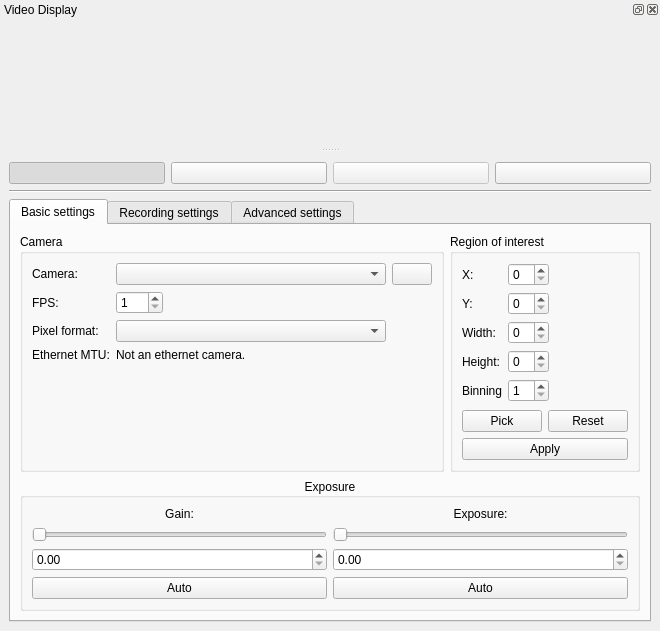
<?xml version="1.0" encoding="UTF-8"?>
<ui version="4.0">
 <class>MainWindowUI</class>
 <widget class="QMainWindow" name="MainWindowUI">
  <property name="geometry">
   <rect>
    <x>0</x>
    <y>0</y>
    <width>587</width>
    <height>607</height>
   </rect>
  </property>
  <property name="windowTitle">
   <string>MainWindow</string>
  </property>
  <widget class="QWidget" name="centralwidget">
   <layout class="QVBoxLayout" name="verticalLayout">
    <item>
     <layout class="QHBoxLayout" name="horizontalLayout">
      <item>
       <widget class="QPushButton" name="showVideoButton">
        <property name="toolTip">
         <string>Show or hide video</string>
        </property>
        <property name="text">
         <string/>
        </property>
        <property name="icon">
         <iconset theme="video-display">
          <normaloff/>
         </iconset>
        </property>
        <property name="checkable">
         <bool>true</bool>
        </property>
        <property name="checked">
         <bool>true</bool>
        </property>
       </widget>
      </item>
      <item>
       <widget class="QPushButton" name="unzoomButton">
        <property name="toolTip">
         <string>Fix video size to original</string>
        </property>
        <property name="text">
         <string/>
        </property>
        <property name="icon">
         <iconset theme="zoom-original">
          <normaloff/>
         </iconset>
        </property>
        <property name="checkable">
         <bool>true</bool>
        </property>
       </widget>
      </item>
      <item>
       <widget class="QPushButton" name="recordButton">
        <property name="enabled">
         <bool>false</bool>
        </property>
        <property name="toolTip">
         <string>Start or stop recording of video</string>
        </property>
        <property name="text">
         <string/>
        </property>
        <property name="icon">
         <iconset theme="media-record">
          <normaloff/>
         </iconset>
        </property>
        <property name="checkable">
         <bool>true</bool>
        </property>
       </widget>
      </item>
      <item>
       <widget class="QPushButton" name="playButton">
        <property name="toolTip">
         <string>Start or stop video display</string>
        </property>
        <property name="text">
         <string/>
        </property>
        <property name="icon">
         <iconset theme="media-playback-start">
          <normaloff/>
         </iconset>
        </property>
        <property name="checkable">
         <bool>true</bool>
        </property>
       </widget>
      </item>
     </layout>
    </item>
    <item>
     <widget class="Line" name="line">
      <property name="orientation">
       <enum>Qt::Horizontal</enum>
      </property>
     </widget>
    </item>
    <item>
     <widget class="QTabWidget" name="tabWidget">
      <property name="currentIndex">
       <number>0</number>
      </property>
      <widget class="QWidget" name="basicTab">
       <attribute name="title">
        <string>Basic settings</string>
       </attribute>
       <layout class="QVBoxLayout" name="verticalLayout_2">
        <item>
         <layout class="QHBoxLayout" name="horizontalLayout_2">
          <item>
           <widget class="QGroupBox" name="cameraBox">
            <property name="title">
             <string>Camera</string>
            </property>
            <layout class="QFormLayout" name="formLayout">
             <property name="fieldGrowthPolicy">
              <enum>QFormLayout::ExpandingFieldsGrow</enum>
             </property>
             <item row="0" column="0">
              <widget class="QLabel" name="label">
               <property name="text">
                <string>Camera:</string>
               </property>
              </widget>
             </item>
             <item row="2" column="0">
              <widget class="QLabel" name="label_9">
               <property name="text">
                <string>FPS:</string>
               </property>
              </widget>
             </item>
             <item row="2" column="1">
              <widget class="QSpinBox" name="fpsSpinbox">
               <property name="minimum">
                <number>1</number>
               </property>
               <property name="maximum">
                <number>999</number>
               </property>
              </widget>
             </item>
             <item row="3" column="0">
              <widget class="QLabel" name="label_2">
               <property name="text">
                <string>Pixel format:</string>
               </property>
              </widget>
             </item>
             <item row="3" column="1">
              <widget class="QComboBox" name="pixelFormatSelector">
               <property name="minimumContentsLength">
                <number>30</number>
               </property>
              </widget>
             </item>
             <item row="4" column="1">
              <widget class="QLabel" name="cameraMTUDescription">
               <property name="text">
                <string>Not an ethernet camera.</string>
               </property>
              </widget>
             </item>
             <item row="4" column="0">
              <widget class="QLabel" name="label_3">
               <property name="text">
                <string>Ethernet MTU:</string>
               </property>
              </widget>
             </item>
             <item row="0" column="1">
              <layout class="QHBoxLayout" name="horizontalLayout_4">
               <item>
                <widget class="QComboBox" name="cameraSelector">
                 <property name="minimumContentsLength">
                  <number>30</number>
                 </property>
                </widget>
               </item>
               <item>
                <widget class="QPushButton" name="refreshCamerasButton">
                 <property name="text">
                  <string/>
                 </property>
                 <property name="icon">
                  <iconset theme="view-refresh">
                   <normaloff/>
                  </iconset>
                 </property>
                </widget>
               </item>
              </layout>
             </item>
            </layout>
           </widget>
          </item>
          <item>
           <widget class="QGroupBox" name="roiBox">
            <property name="title">
             <string>Region of interest</string>
            </property>
            <layout class="QVBoxLayout" name="verticalLayout_3">
             <item>
              <layout class="QFormLayout" name="formLayout_2">
               <property name="fieldGrowthPolicy">
                <enum>QFormLayout::ExpandingFieldsGrow</enum>
               </property>
               <item row="0" column="0">
                <widget class="QLabel" name="label_5">
                 <property name="text">
                  <string>X:</string>
                 </property>
                </widget>
               </item>
               <item row="0" column="1">
                <widget class="QSpinBox" name="xSpinbox"/>
               </item>
               <item row="1" column="0">
                <widget class="QLabel" name="label_6">
                 <property name="text">
                  <string>Y:</string>
                 </property>
                </widget>
               </item>
               <item row="1" column="1">
                <widget class="QSpinBox" name="ySpinbox"/>
               </item>
               <item row="2" column="0">
                <widget class="QLabel" name="label_7">
                 <property name="text">
                  <string>Width:</string>
                 </property>
                </widget>
               </item>
               <item row="2" column="1">
                <widget class="QSpinBox" name="wSpinbox"/>
               </item>
               <item row="3" column="0">
                <widget class="QLabel" name="label_8">
                 <property name="text">
                  <string>Height:</string>
                 </property>
                </widget>
               </item>
               <item row="3" column="1">
                <widget class="QSpinBox" name="hSpinbox"/>
               </item>
               <item row="4" column="0">
                <widget class="QLabel" name="label_4">
                 <property name="text">
                  <string>Binning</string>
                 </property>
                </widget>
               </item>
               <item row="4" column="1">
                <widget class="QSpinBox" name="binSpinBox">
                 <property name="minimum">
                  <number>1</number>
                 </property>
                </widget>
               </item>
              </layout>
             </item>
             <item>
              <layout class="QHBoxLayout" name="horizontalLayout_6">
               <item>
                <widget class="QPushButton" name="pickROIButton">
                 <property name="text">
                  <string>Pick</string>
                 </property>
                 <property name="checkable">
                  <bool>true</bool>
                 </property>
                </widget>
               </item>
               <item>
                <widget class="QPushButton" name="resetROIButton">
                 <property name="text">
                  <string>Reset</string>
                 </property>
                </widget>
               </item>
              </layout>
             </item>
             <item>
              <widget class="QPushButton" name="applyROIButton">
               <property name="text">
                <string>Apply</string>
               </property>
              </widget>
             </item>
            </layout>
           </widget>
          </item>
         </layout>
        </item>
        <item>
         <widget class="QGroupBox" name="Exposure">
          <property name="sizePolicy">
           <sizepolicy hsizetype="Preferred" vsizetype="Fixed">
            <horstretch>0</horstretch>
            <verstretch>0</verstretch>
           </sizepolicy>
          </property>
          <property name="title">
           <string>Exposure</string>
          </property>
          <property name="alignment">
           <set>Qt::AlignCenter</set>
          </property>
          <layout class="QHBoxLayout" name="horizontalLayout_3">
           <item>
            <layout class="QVBoxLayout" name="verticalLayout_4">
             <item>
              <widget class="QLabel" name="label_10">
               <property name="text">
                <string>Gain:</string>
               </property>
               <property name="alignment">
                <set>Qt::AlignCenter</set>
               </property>
              </widget>
             </item>
             <item>
              <widget class="QSlider" name="gainSlider">
               <property name="orientation">
                <enum>Qt::Horizontal</enum>
               </property>
              </widget>
             </item>
             <item>
              <widget class="QDoubleSpinBox" name="gainSpinbox"/>
             </item>
             <item>
              <widget class="QPushButton" name="gainAutoButton">
               <property name="text">
                <string>Auto</string>
               </property>
               <property name="checkable">
                <bool>true</bool>
               </property>
              </widget>
             </item>
            </layout>
           </item>
           <item>
            <layout class="QVBoxLayout" name="verticalLayout_5">
             <item>
              <widget class="QLabel" name="label_11">
               <property name="text">
                <string>Exposure:</string>
               </property>
               <property name="alignment">
                <set>Qt::AlignCenter</set>
               </property>
              </widget>
             </item>
             <item>
              <widget class="QSlider" name="exposureSlider">
               <property name="orientation">
                <enum>Qt::Horizontal</enum>
               </property>
              </widget>
             </item>
             <item>
              <widget class="QDoubleSpinBox" name="exposureSpinbox"/>
             </item>
             <item>
              <widget class="QPushButton" name="exposureAutoButton">
               <property name="text">
                <string>Auto</string>
               </property>
               <property name="checkable">
                <bool>true</bool>
               </property>
              </widget>
             </item>
            </layout>
           </item>
          </layout>
         </widget>
        </item>
       </layout>
      </widget>
      <widget class="QWidget" name="recordingTab">
       <attribute name="title">
        <string>Recording settings</string>
       </attribute>
       <layout class="QFormLayout" name="formLayout_4">
        <item row="0" column="0">
         <widget class="QLabel" name="label_12">
          <property name="text">
           <string>Destination:</string>
          </property>
         </widget>
        </item>
        <item row="0" column="1">
         <layout class="QHBoxLayout" name="horizontalLayout_5">
          <item>
           <widget class="QLineEdit" name="filenameEdit"/>
          </item>
          <item>
           <widget class="QPushButton" name="chooseFilenameButton">
            <property name="text">
             <string/>
            </property>
            <property name="icon">
             <iconset theme="document-open">
              <normaloff/>
             </iconset>
            </property>
           </widget>
          </item>
         </layout>
        </item>
        <item row="1" column="1">
         <widget class="QCheckBox" name="recordApendCheck">
          <property name="text">
           <string>Append to existing file instead of truncating</string>
          </property>
         </widget>
        </item>
        <item row="2" column="1">
         <widget class="QPushButton" name="dumpSettingsButton">
          <property name="text">
           <string>Dump camera settings</string>
          </property>
         </widget>
        </item>
       </layout>
      </widget>
      <widget class="QWidget" name="advancedTab">
       <attribute name="title">
        <string>Advanced settings</string>
       </attribute>
      </widget>
     </widget>
    </item>
    <item>
     <spacer name="verticalSpacer_2">
      <property name="orientation">
       <enum>Qt::Vertical</enum>
      </property>
      <property name="sizeHint" stdset="0">
       <size>
        <width>20</width>
        <height>40</height>
       </size>
      </property>
     </spacer>
    </item>
   </layout>
  </widget>
  <widget class="QDockWidget" name="videodock">
   <property name="windowTitle">
    <string>Video Display</string>
   </property>
   <attribute name="dockWidgetArea">
    <number>4</number>
   </attribute>
   <widget class="GLVideoWidget" name="video">
    <property name="sizePolicy">
     <sizepolicy hsizetype="MinimumExpanding" vsizetype="MinimumExpanding">
      <horstretch>0</horstretch>
      <verstretch>0</verstretch>
     </sizepolicy>
    </property>
    <property name="minimumSize">
     <size>
      <width>128</width>
      <height>128</height>
     </size>
    </property>
   </widget>
  </widget>
 </widget>
 <customwidgets>
  <customwidget>
   <class>GLVideoWidget</class>
   <extends>QWidget</extends>
   <header>glvideowidget.h</header>
   <container>1</container>
  </customwidget>
 </customwidgets>
 <resources/>
 <connections>
  <connection>
   <sender>videodock</sender>
   <signal>visibilityChanged(bool)</signal>
   <receiver>showVideoButton</receiver>
   <slot>setChecked(bool)</slot>
   <hints>
    <hint type="sourcelabel">
     <x>24</x>
     <y>19</y>
    </hint>
    <hint type="destinationlabel">
     <x>24</x>
     <y>174</y>
    </hint>
   </hints>
  </connection>
  <connection>
   <sender>showVideoButton</sender>
   <signal>toggled(bool)</signal>
   <receiver>videodock</receiver>
   <slot>setVisible(bool)</slot>
   <hints>
    <hint type="sourcelabel">
     <x>62</x>
     <y>183</y>
    </hint>
    <hint type="destinationlabel">
     <x>58</x>
     <y>125</y>
    </hint>
   </hints>
  </connection>
 </connections>
</ui>
